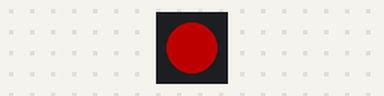
This program was run on a simulated CircuitPython board. Shown: 1 RGB LEDs in strip order, left to right. Dim RGB values are drawn brighter than linear.

Above: at 0.2 s.
At 0.7 s:
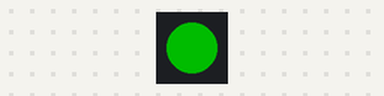
At 2.7 s:
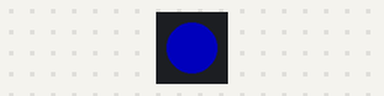
Timing chart, 0 to 3.5 s (numbered marks = the images above):
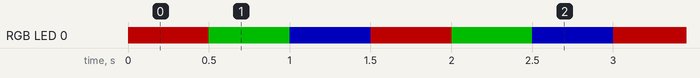

Measured:
- by itself, RGB LED 0: repeats every 1.5 s: RGB(0, 76, 0) 0.50 s, RGB(0, 0, 76) 0.50 s, RGB(76, 0, 0) 0.50 s
- by itself, everything shown: repeats every 1.5 s, in 3 steps

The program:

neopixel_rgb.py
```python
import time
import board
import neopixel

pixel = neopixel.NeoPixel(board.NEOPIXEL, 1)

pixel.brightness = 0.3

while True:
    pixel.fill((255, 0, 0))
    time.sleep(0.5)
    pixel.fill((0, 255, 0))
    time.sleep(0.5)
    pixel.fill((0, 0, 255))
    time.sleep(0.5)
```
